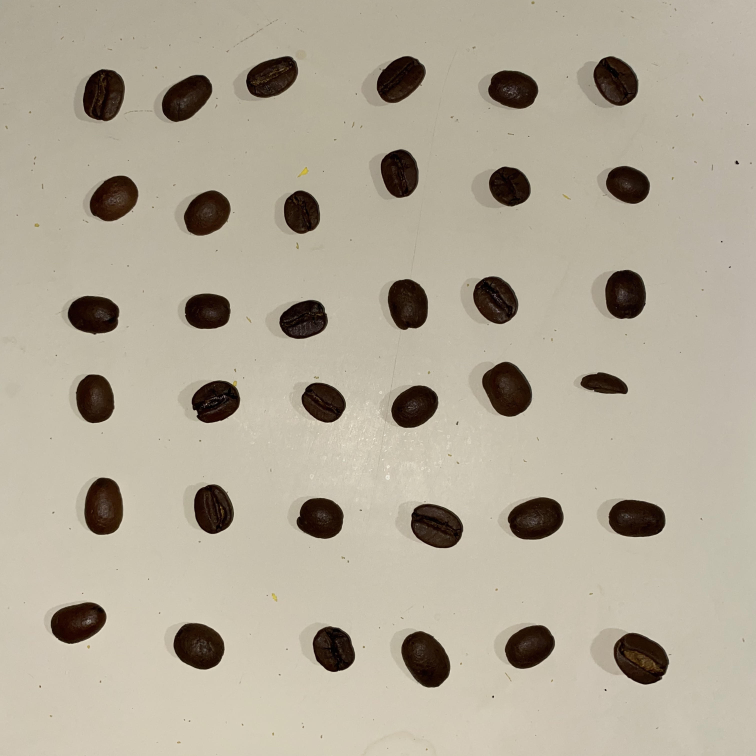
#> input picture beans.jpg, 3024 x 3024 px (shown at 1/4 size)
$ jupyter execute 'opencv Seed Phenotyping.ipynb'
#> lines starting #> are read from the running program, lines starting #| are printed output that depends on the picture; after the words box and inside, x2 and y2 are one past the last pixel; in counts of white or black regions, pixels touching at a corner belong together
[cell 1]
import cv2
import numpy as np
from matplotlib import pyplot as plt

[cell 2]
examplebeans = cv2.resize(cv2.imread('beans.jpg'),(600,600))
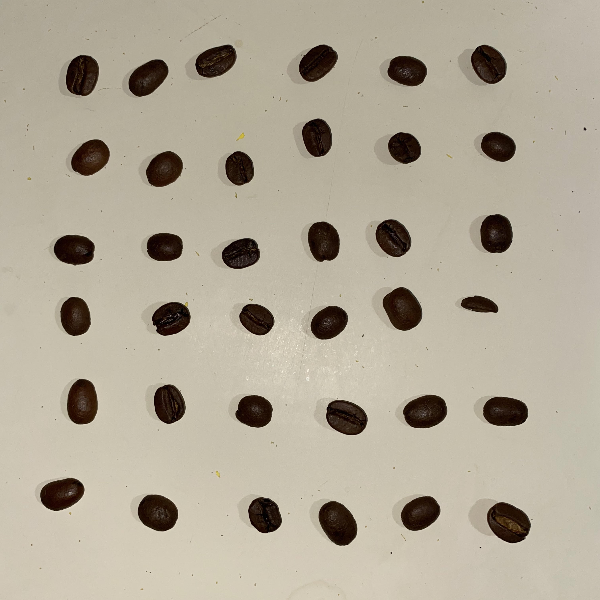
#> examplebeans: shape (600, 600, 3); mean B, G, R 151.9, 168.9, 177.1
plt.imshow(examplebeans)

[cell 3]
examplebeansr = examplebeans[:,:,1]
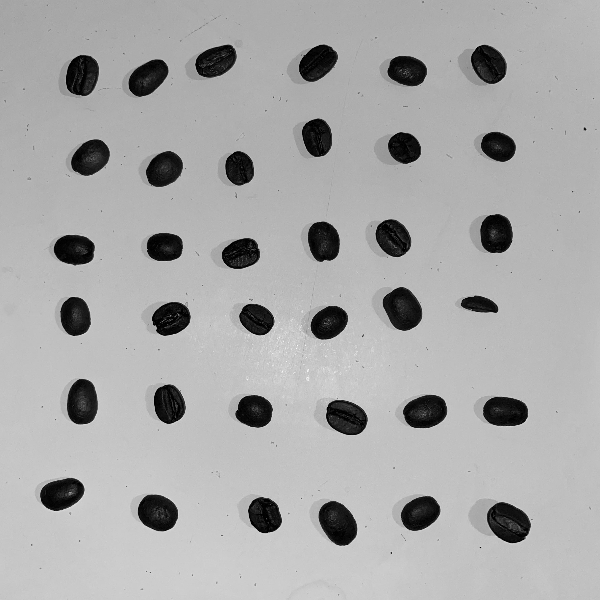
#> examplebeansr: shape (600, 600); min 0, max 253, mean 168.9
beansflip = cv2.bitwise_not(examplebeansr)
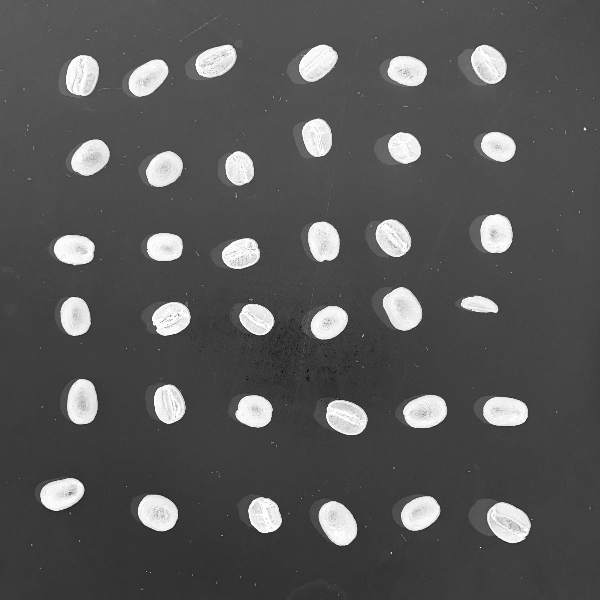
#> beansflip: shape (600, 600); min 2, max 255, mean 86.1
plt.imshow(beansflip)

[cell 4]
_, mask = cv2.threshold(beansflip, thresh=150, maxval=255, type=cv2.THRESH_OTSU)
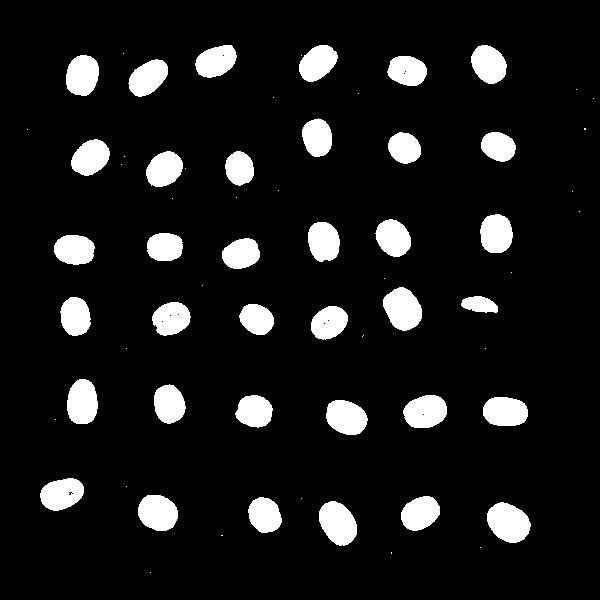
#> mask: shape (600, 600); 9.9% white; 65 white regions (29 under 20 px), largest, box (x1, y1, x2, y2) and area: (487, 502, 531, 543) 1309, (319, 501, 357, 546) 1245, (383, 287, 422, 331) 1241
kernel = np.ones((10,10),np.uint8)
kernel2 = np.ones((12,12),np.uint8)
maskop= cv2.morphologyEx(mask, cv2.MORPH_DILATE,kernel)
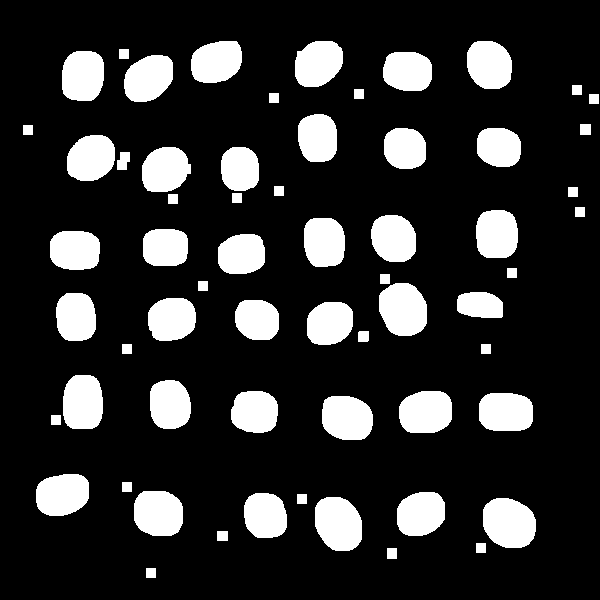
#> maskop: shape (600, 600); 18% white; 62 white regions, largest, box (x1, y1, x2, y2) and area: (483, 498, 536, 548) 2155, (315, 497, 362, 551) 2074, (379, 283, 427, 336) 2069
maskop2= cv2.morphologyEx(maskop, cv2.MORPH_ERODE,kernel2)
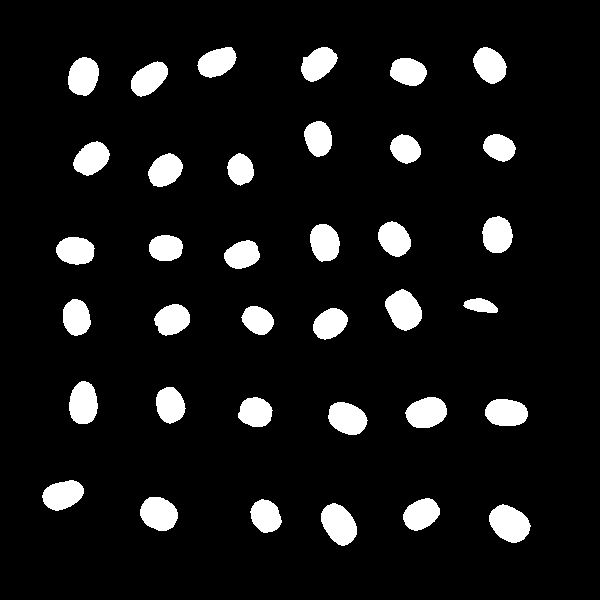
#> maskop2: shape (600, 600); 8.5% white; 36 white regions
plt.imshow(maskop2)

[cell 5]
contours, hierarchy = cv2.findContours(maskop2, cv2.RETR_TREE, cv2.CHAIN_APPROX_SIMPLE)
#> contours = 36 contours; largest, box (x1, y1, x2, y2) and area: (489, 504, 531, 543) 1089, (321, 503, 357, 546) 1032, (385, 289, 422, 331) 1026, (140, 497, 178, 531) 943, (405, 397, 447, 428) 942
final = cv2.drawContours(examplebeans, contours, -1, (0,255,0), 1)
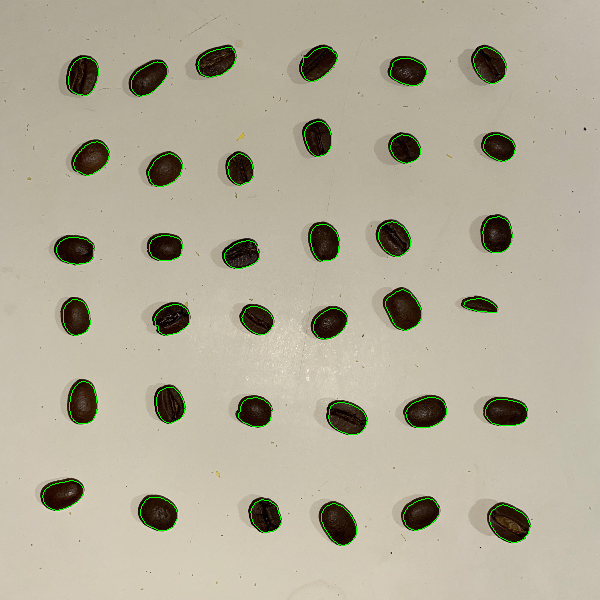
#> final: shape (600, 600, 3); mean B, G, R 151.7, 171, 176.7

for (i,c) in enumerate(contours):
    M= cv2.moments(c)
    cx= int(M['m10']/M['m00'])
    cy= int(M['m01']/M['m00'])
    cv2.putText(final, text= str(i+1), org=(cx,cy),
            fontFace= cv2.FONT_HERSHEY_SIMPLEX, fontScale=1, color=(0,255,0),
            thickness=2, lineType=cv2.LINE_AA)
#> this loop made 36 passes
#> (cx, cy) on passes 1 to 12: (509, 523), (338, 523), (265, 515), (420, 513), (158, 513), (62, 494), (346, 418), (505, 412), (426, 412), (255, 411), (169, 404), (82, 402)
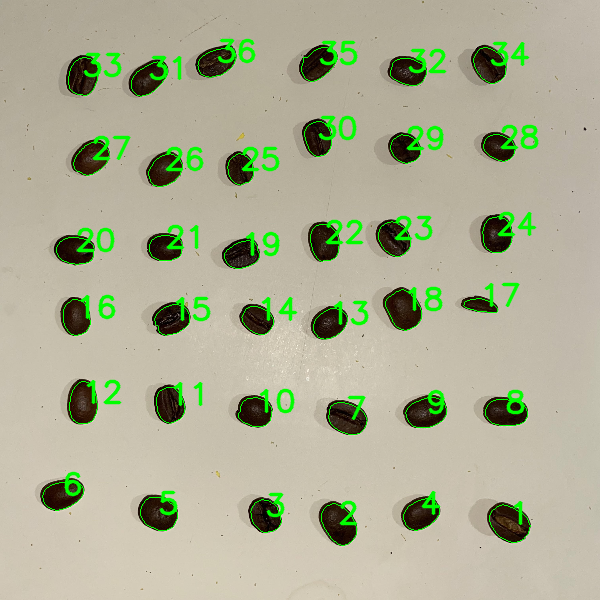
#> final: shape (600, 600, 3); 4.05% of pixels changed, all inside (x1, y1, x2, y2) = (64, 38, 539, 526)

plt.imshow(final)
cv2.imwrite('c:/users/njwit/output2.png', final)
#> Out = True

[cell 6]
minRect = [None]*len(contours)
#> minRect = 36 items
minEllipse = [None]*len(contours)
#> minEllipse = 36 items
for i, c in enumerate(contours):
    minRect[i] = cv2.minAreaRect(c)
    if c.shape[0] > 5:
        minEllipse[i] = cv2.fitEllipse(c)
#> this loop made 36 passes

drawing = examplebeans
color = (255,0,0)
for i, c in enumerate(contours):
        # contour
        cv2.drawContours(drawing, contours, i, color)
        # ellipse
        if c.shape[0] > 5:
            cv2.ellipse(drawing, minEllipse[i], color, 2)
        # rotated rectangle
        box = cv2.boxPoints(minRect[i])
        box = np.intp(box) #np.intp: Integer used for indexing (same as C ssize_t; normally either int32 or int64)
        cv2.drawContours(drawing, [box], 0, color)
#> this loop made 36 passes
#> box on passes 1 to 12: [[512, 549], [482, 519], [505, 496], [535, 526]], [[338, 549], [314, 513], [338, 497], [362, 533]], [[257, 536], [246, 503], [273, 495], [283, 527]], [[410, 534], [398, 509], [431, 493], [443, 517]], [[168, 535], [134, 518], [148, 490], [182, 507]], [[46, 513], [39, 486], [80, 476], [86, 502]], [[358, 440], [322, 422], [335, 396], [371, 414]], [[527, 425], [485, 425], [485, 399], [527, 399]], [[412, 433], [401, 406], [439, 391], [450, 418]], [[267, 430], [235, 421], [243, 393], [275, 402]], [[164, 426], [149, 395], [174, 382], [189, 413]], [[97, 423], [69, 423], [69, 381], [97, 381]]
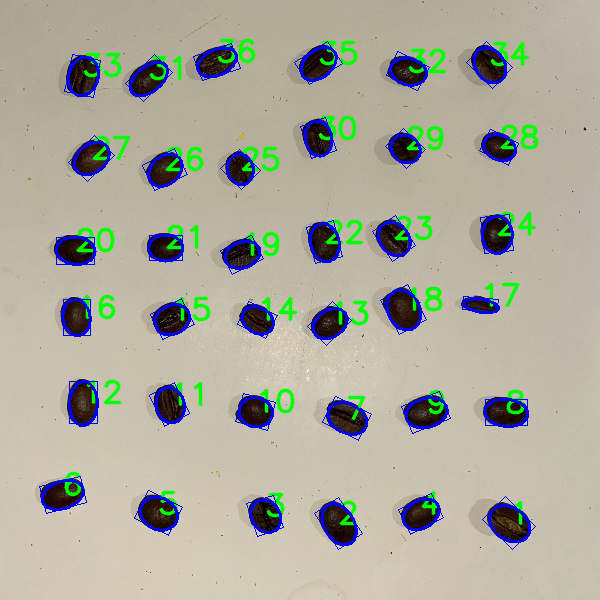
#> drawing: shape (600, 600, 3); 3.71% of pixels changed, all inside (x1, y1, x2, y2) = (39, 41, 536, 550)

plt.imshow(final)
cv2.imwrite('c:/users/njwit/output2.png', final)
#> Out = True
